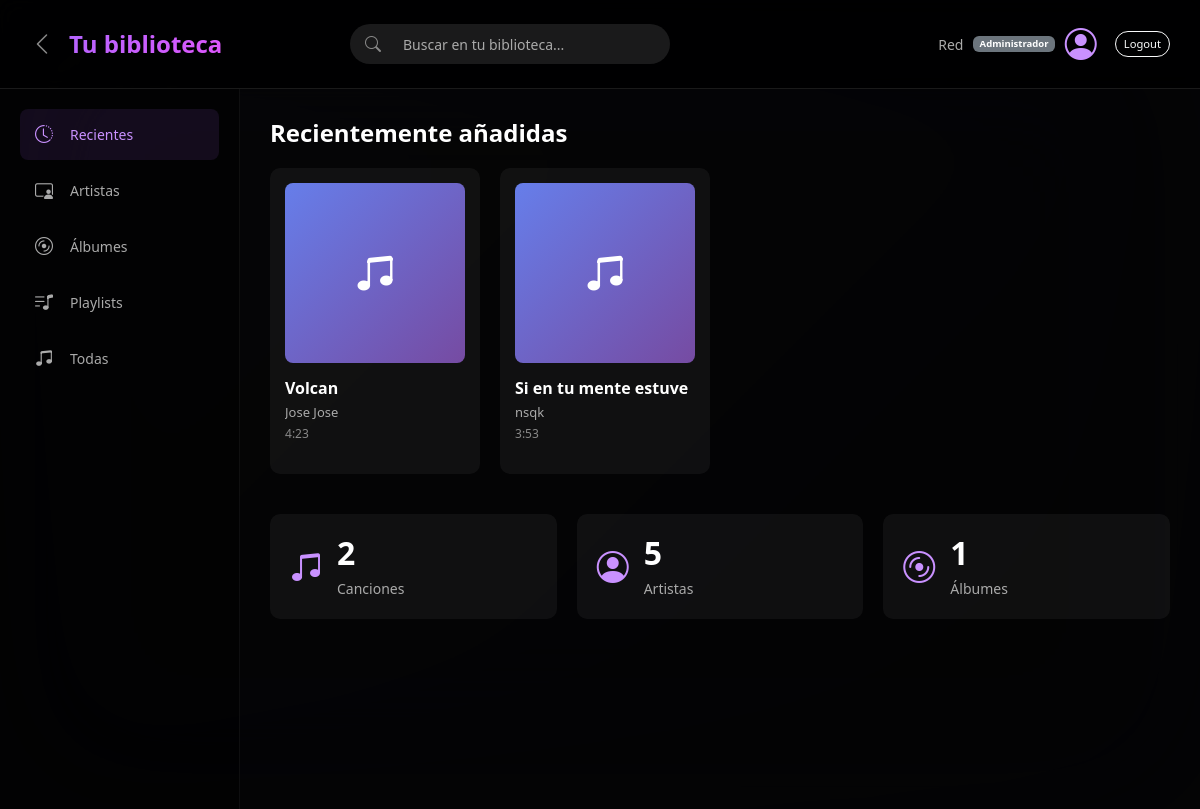
The app's page / (signed in), older data.
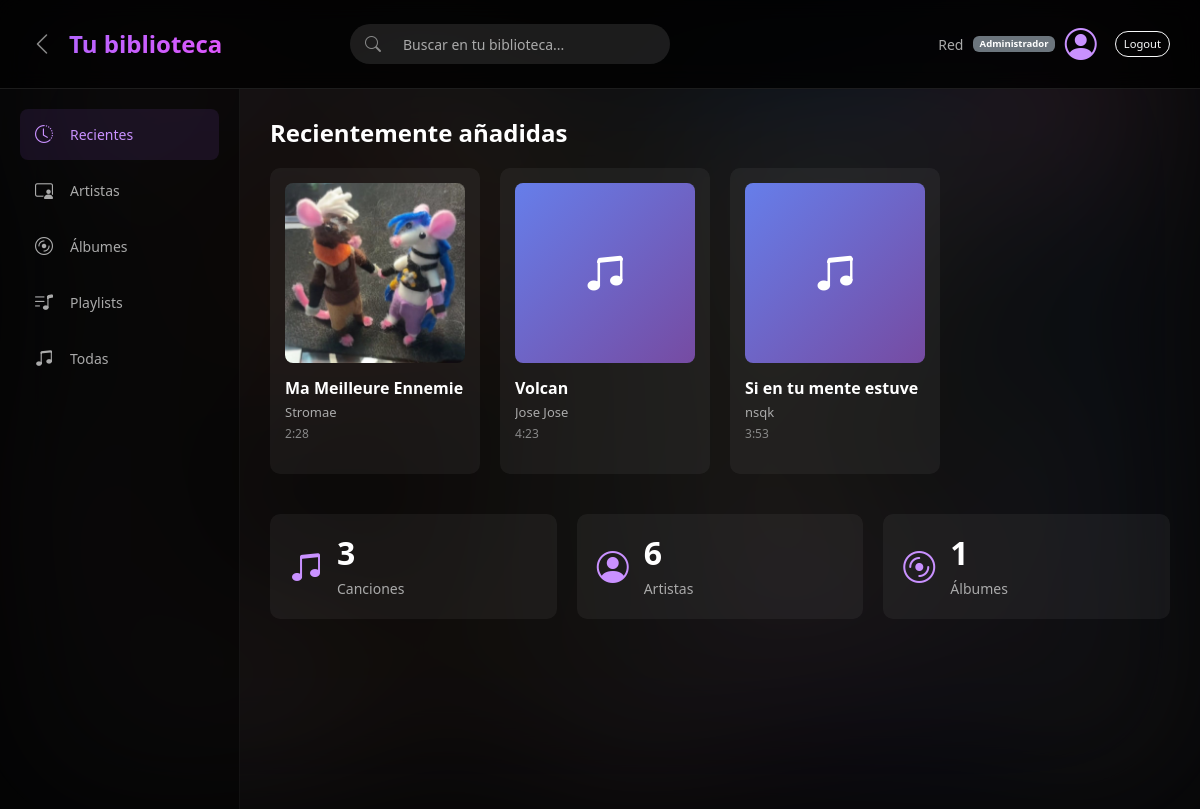
The same page, newer data.
### music/models.py (models this page shows, shortened)
class Cancion(models.Model):
    titulo = models.CharField(max_length=100, db_index=True)
    slug = models.SlugField(max_length=110, unique=True, blank=True, db_index=True)
    artistas = models.ManyToManyField(Artista, related_name="canciones")
    album = models.ForeignKey(
        Album,
        on_delete=models.SET_NULL,
        null=True,
        blank=True,
        related_name='canciones'
    )
    minutos = models.PositiveIntegerField(
        default=0,
        validators=[MinValueValidator(0), MaxValueValidator(59)]
    )
    segundos = models.PositiveIntegerField(
        default=0,
        validators=[MinValueValidator(0), MaxValueValidator(59)]
    )
    portada = models.ImageField(upload_to='portadas_canciones/', null=True, blank=True)
    archivo = models.FileField(upload_to='musica/', null=True, blank=True)
    reproducciones = models.PositiveIntegerField(default=0)
    favorita = models.BooleanField(default=False)
    fecha_subida = models.DateTimeField(auto_now_add=True)
    fecha_modificacion = models.DateTimeField(auto_now=True)
    activa = models.BooleanField(default=True)
    class Meta:
        ordering = ['-fecha_subida', 'titulo']
        verbose_name = 'Canción'
        verbose_name_plural = 'Canciones'
        unique_together = ('titulo', 'archivo')
        indexes = [
            models.Index(fields=['-fecha_subida']),
            models.Index(fields=['favorita']),
            models.Index(fields=['activa']),
        ]

class Artista(models.Model):
    nombre = models.CharField(max_length=100, unique=True, db_index=True)
    slug = models.SlugField(max_length=110, unique=True, blank=True, db_index=True)
    biografia = models.TextField(blank=True, null=True)
    imagen = models.ImageField(upload_to='artistas/', blank=True, null=True)
    fecha_creacion = models.DateTimeField(auto_now_add=True)
    class Meta:
        ordering = ['nombre']
        verbose_name = 'Artista'
        verbose_name_plural = 'Artistas'

### music/views.py (the view)
# urls.py: path('', views.library, name='home'),
@login_required
def library(request):
    try:
        artistas = Artista.objects.annotate(
            num_canciones=Count('canciones')
        ).order_by('nombre')[:12]
        albums = Album.objects.all().order_by('-fecha_lanzamiento')[:8]
        total_canciones = Cancion.objects.count()
        playlists = [
            {
                'id': 1,
                'nombre': 'Canciones que te gustan',
                'descripcion': f'Lista · {total_canciones} canciones',
                'tipo_icono': 'music-note-beamed',
                'color': '#b366ff',
            },
            {
                'id': 2,
                'nombre': 'Tú episodios',
                'descripcion': 'Lista · Episodios guardados y descargados',
                'tipo_icono': 'headphones',
                'color': '#9d50bb',
            },
            {
                'id': 3,
                'nombre': 'Entrenamiento',
                'descripcion': 'Lista · Josue Reynoso',
                'tipo_icono': 'lightning-charge',
                'color': '#667eea',
            },
            {
                'id': 4,
                'nombre': 'Mi music',
                'descripcion': 'Lista · Josue Reynoso',
                'tipo_icono': 'music-player',
                'color': '#8a2be2',
            }
        ]
        podcasts = [
            {
                'id': 1,
                'titulo': 'Hablando Huevadas',
                'descripcion': 'Pódcast · Sonoro | HablandoHuevadas',
                'tipo': 'podcast',
            },
            {
                'id': 2,
                'titulo': 'LA PENSION',
                'descripcion': 'Pódcast · CON FEDELOBO Y CRISS MARTELL',
                'tipo': 'podcast',
            },
            {
                'id': 3,
                'titulo': 'The Wild Project',
                'descripcion': 'Pódcast · Jordi Wild',
                'tipo': 'podcast',
            },
            {
                'id': 4,
                'titulo': 'La Cotorrisa',
                'descripcion': 'Pódcast · La Cotorrisa Podcast',
                'tipo': 'podcast',
            }
        ]
        artistas_formateados = []
        for artista in artistas:
            artistas_formateados.append({
                'id': artista.id,
                'nombre': artista.nombre,
                'num_canciones': artista.num_canciones,
            })
        albums_formateados = []
        for album in albums:
            artistas_album = album.artistas.all()
            artistas_nombres = ", ".join([artista.nombre for artista in artistas_album])
            albums_formateados.append({
                'id': album.id,
                'titulo': album.titulo,
                'artistas': artistas_nombres,
                'portada': album.portada,
                'fecha_lanzamiento': album.fecha_lanzamiento,
            })
        canciones_recientes = Cancion.objects.order_by('-id')[:12]
        todas_las_canciones = Cancion.objects.all().order_by('titulo')
        context = {
            'artistas': artistas_formateados,
            'albums': albums_formateados,
            'playlists': playlists,
            'podcasts': podcasts,
            'canciones_recientes': canciones_recientes,
            'todas_las_canciones': todas_las_canciones,
            'total_artistas': Artista.objects.count(),
            'total_albums': Album.objects.count(),
            'total_canciones': total_canciones,
        }
        return render(request, 'music/library.html', context)
    except Exception as e:
        print(f"Error en vista library: {e}")
        return render(request, 'music/library.html', {
            'artistas': [],
            'albums': [],
            'playlists': [],
            'podcasts': [],
            'total_artistas': 0,
            'total_albums': 0,
            'total_canciones': 0,
        })

### music/templates/music/Library.html (shortened to what this page needs)
{% extends 'music/base.html' %}
{% load static %}
{% block extra_css %}
<link rel="stylesheet" href="{% static 'music/css/style.css' %}">
{% endblock %}
{% block content %}
<div class="library-container">
  {% with primera_cancion=canciones_recientes.first %}
  {% if primera_cancion and primera_cancion.portada %}
  <div class="background-blur" style="background-image: url('{{ primera_cancion.portada.url }}');"></div>
  {% else %}
  <div class="background-blur" style="background: linear-gradient(135deg, #14141c 0%, #050507 100%);"></div>
  {% endif %}
  {% endwith %}
  <div class="library-content">
    <div class="library-header">
      <div class="header-left">
        <i class="bi bi-chevron-left back-btn" onclick="window.history.back()"></i>
        <span class="page-title">Tu biblioteca</span>
      </div>
      <div class="search-wrapper">
        <div class="search-box">
          <i class="bi bi-search"></i>
          <input type="text" id="librarySearch" placeholder="Buscar en tu biblioteca..." autocomplete="off">
        </div>
      </div>
      <div class="header-right">
        {% if user.is_authenticated %}
        <span class="user-name">{{ user.username }}</span>
        {% for group in user.groups.all %}
        <span class="badge bg-secondary" style="font-size: 0.7em;">{{ group.name }}</span>
        {% endfor %}
        <i class="bi bi-person-circle"></i>
        <form action="{% url 'logout' %}" method="post" style="display:inline;">
          <button type="submit" class="btn btn-sm btn-outline-light ms-2"
            style="border-radius: 20px; font-size: 0.7rem;">Logout</button>
        </form>
        {% else %}
        <a href="{% url 'login' %}" class="btn btn-sm btn-primary" style="border-radius: 20px;">Login</a>
        {% endif %}
      </div>
    </div>
    <div class="library-main">
      <div class="library-sidebar">
        <nav class="library-nav">
          <a href="#recientes" class="nav-item active">
            <i class="bi bi-clock-history"></i>
            <span>Recientes</span>
          </a>
          <a href="#artistas" class="nav-item">
            <i class="bi bi-person-video3"></i>
            <span>Artistas</span>
          </a>
          <a href="#albums" class="nav-item">
            <i class="bi bi-disc"></i>
            <span>Álbumes</span>
          </a>
          <a href="#playlists" class="nav-item">
            <i class="bi bi-music-note-list"></i>
            <span>Playlists</span>
          </a>
          <a href="#todas" class="nav-item">
            <i class="bi bi-music-note-beamed"></i>
            <span>Todas</span>
          </a>
        </nav>
      </div>
      <div class="library-body">
        <div class="library-section" id="recientes">
          <h2 class="section-title">Recientemente añadidas</h2>
          <div class="items-grid">
            {% for cancion in canciones_recientes %}
            <div class="item-card cancion" onclick="playSong('{{ cancion.id }}')">
              <div class="item-image">
                {% if cancion.portada %}
                <img src="{{ cancion.portada.url }}" alt="{{ cancion.titulo }}">
                {% elif cancion.album and cancion.album.portada %}
                <img src="{{ cancion.album.portada.url }}" alt="{{ cancion.titulo }}">
                {% else %}
                <div class="song-icon">
                  <i class="bi bi-music-note-beamed"></i>
                </div>
                {% endif %}
              </div>
              <div class="item-info">
                <h3 class="item-name">{{ cancion.titulo }}</h3>
                <p class="item-subtitle">
                  {% for artista in cancion.artistas.all %}
                  {{ artista.nombre }}{% if not forloop.last %}, {% endif %}
                  {% empty %}
                  Sin artista
                  {% endfor %}
                </p>
                <p class="item-duration">{{ cancion.minutos }}:{{ cancion.segundos|stringformat:"02d" }}</p>
              </div>
            </div>
            {% empty %}
            <div class="no-items">
              <i class="bi bi-music-note-list"></i>
              <p>No hay canciones recientes</p>
            </div>
            {% endfor %}
          </div>
        </div>
        <div class="library-stats">
          <div class="stat-card">
            <i class="bi bi-music-note-beamed"></i>
            <div>
              <h3>{{ total_canciones }}</h3>
              <p>Canciones</p>
            </div>
          </div>
          <div class="stat-card">
            <i class="bi bi-person-circle"></i>
            <div>
              <h3>{{ total_artistas }}</h3>
              <p>Artistas</p>
            </div>
          </div>
          <div class="stat-card">
            <i class="bi bi-disc"></i>
            <div>
              <h3>{{ total_albums }}</h3>
              <p>Álbumes</p>
            </div>
          </div>
        </div>
      </div>
    </div>
  </div>
</div>
{% endblock %}

### music/templates/music/base.html (shortened to what this page needs)
{% load static %}
<!doctype html>
<html lang="en">
<head>
  <link href="https://cdn.jsdelivr.net/npm/bootstrap@5.3.0/dist/css/bootstrap.min.css" rel="stylesheet">
  <link rel="stylesheet" href="https://cdn.jsdelivr.net/npm/bootstrap-icons@1.10.0/font/bootstrap-icons.css">
  <link rel="stylesheet" href="{% static 'music/css/style.css' %}">
  {% block extra_css %}{% endblock %}
</head>
<body>
  {% block content %}{% endblock %}
</body>
</html>

Row changes from the older to the newer data that the page shows:
added Cancion: portada (picture), titulo "Ma Meilleure Ennemie", minutos "2", segundos "28"
added Artista: nombre "Stromae", shown under "Ma Meilleure Ennemie"
Text that changed along with them:
{{ total_canciones }}: "2" → "3"
{{ total_artistas }}: "5" → "6"
